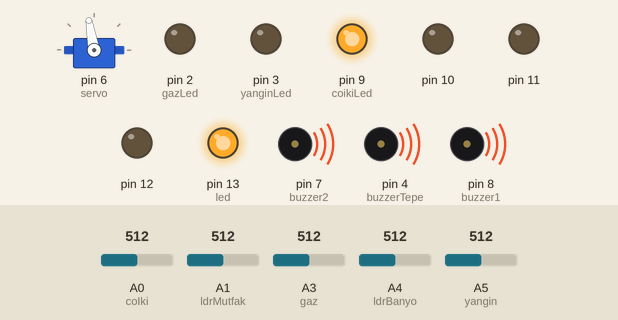
Recording of a sketch running on a simulated Arduino Uno, built with avr-gcc and run on an emulated ATmega328P. Shown: servo, output pins drawn as LEDs (lit = HIGH), buzzer (waves = sounding, pin HIGH). The inputs (shaded band) are chosen by the test bench; at power-on: A0 (coIki) = 512, A4 (ldrBanyo) = 512, A3 (gaz) = 512, A1 (ldrMutfak) = 512, A5 (yangin) = 512. Pins used as bus, display or sensor lines are not drawn; what the sketch prints to the serial monitor is not drawn.

Above: at 1.8 s.
1.9 s: A0 (coIki) set to 335
At 3.2 s:
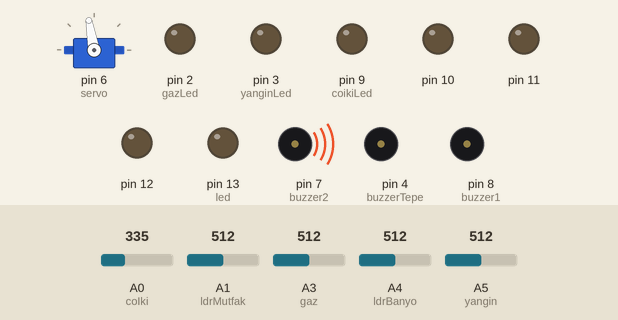
6.5 s: A4 (ldrBanyo) set to 589
20.5 s: A4 (ldrBanyo) set to 613
At 20.88 s:
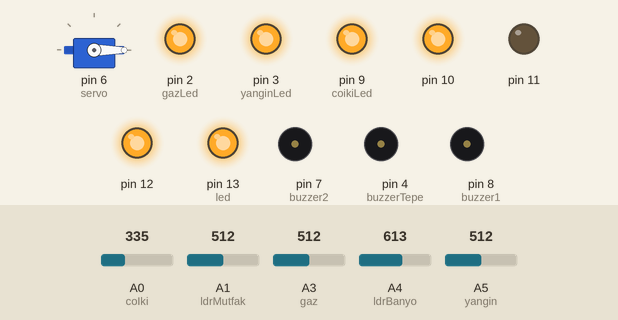
24.9 s: A3 (gaz) set to 804
29.3 s: A3 (gaz) set to 830
At 31.9 s:
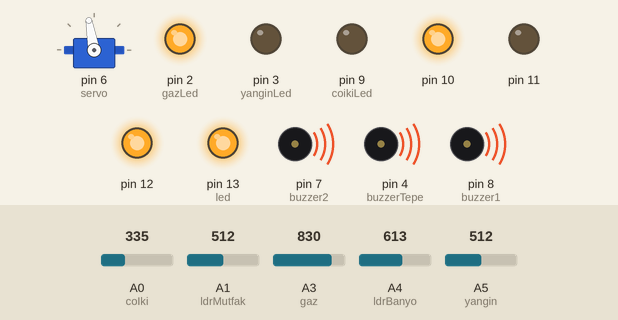
33.7 s: A0 (coIki) set to 353
At 34.2 s:
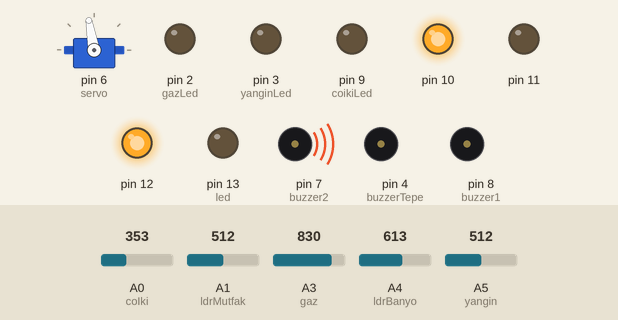
Timing chart, 0 to 46.0 s (numbered marks = the images above; inputs shaded):
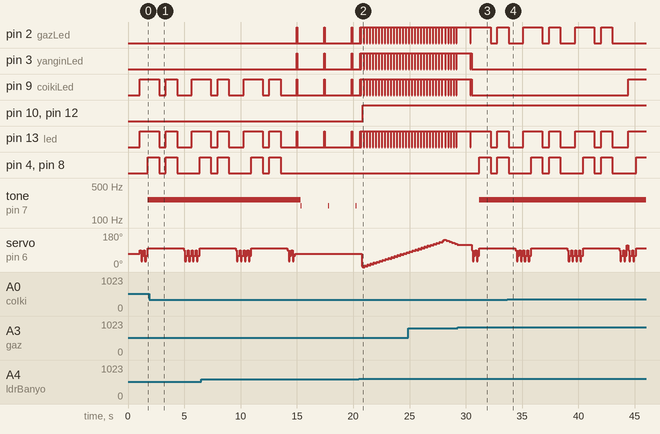

Measured:
- the behaviour switches between 600 and 601 on A4 (ldrBanyo) (found by bisection; images 1 and 2)
- the behaviour switches between 821 and 822 on A3 (gaz) (found by bisection; images 2 and 3)
- the behaviour switches between 345 and 346 on A0 (coIki) (found by bisection; images 3 and 4)
- after the input at 29.3 s, pin 4 (buzzerTepe), pin 8 (buzzer1): LOW → HIGH after 1.9 s, → LOW 1.0 s later, → HIGH 0.60 s later; tone on pin 7 (buzzer2): silent → 262 Hz after 1.9 s
- after the input at 33.7 s, pin 2 (gazLed): goes on until 43.0 s, then stays LOW; pin 9 (coikiLed): LOW → HIGH after 10.7 s

The sketch:

SmartSystem.ino
```cpp
#include <avr/wdt.h>
#include <Servo.h>
Servo servo;


short coIki = A0;
short gaz = A3;
short yangin = A5;
//LEDLER
short yanginLed = 3;
short led = 13;
short gazLed = 2;
short coikiLed = 9;
//BUZZER
short buzzer1 = 8;
short buzzer2 = 7;
short buzzerTepe = 4;
// MANTIKSAL
boolean servoDonguKontrol;
boolean alarmDurumu;
boolean durum;
boolean ledDurum;
// TIME
unsigned long time;
unsigned long zaman2;
unsigned long zamanLed=0;
unsigned long motorZaman = 200000;
unsigned long freeMotorZaman;
// DEGISKENLER
short ldrBanyo = A4;
short ldrMutfak = A1;

short servoDeger = 4;
short motorHizi = 180;
short motorhizDongusu;
short a;
short b;
short O;


void setup() {


  Serial.begin(9600);
  servo.attach(6);
  servo.write(70);
  pinMode(led, OUTPUT);
  pinMode(11, OUTPUT);
  pinMode(12, OUTPUT);
  pinMode(10, OUTPUT);
  pinMode(gaz, INPUT);
  pinMode(gazLed, OUTPUT);
  pinMode(yangin, INPUT);
  pinMode(ldrBanyo, INPUT);
  pinMode(ldrMutfak, INPUT);
  pinMode(coIki, INPUT);
  pinMode(coikiLed, OUTPUT);
  pinMode(yanginLed, OUTPUT);
 pinMode(buzzer1, OUTPUT);
  pinMode(buzzer2, OUTPUT);
  pinMode(buzzerTepe, OUTPUT);

}

void loop() {


  // GAZ&YANGIN ALGILAMA*******************************************************************

  //      Serial.print("       Ana sistem sayaci..  ");
  //      Serial.print(millis());
  //      Serial.print("        time:     ");
  //      Serial.print(time );
  //
  //      Serial.print("    ");
  //      Serial.println("  **********  ");
  //      delay(400);


short   degerBanyo = analogRead(ldrBanyo);
  short degerMutfak = analogRead(ldrMutfak);
   short degerGaz = analogRead(gaz);
  short degerYangin = analogRead(yangin);
  short karbondioksit = analogRead(coIki);

  if( alarmDurumu==false)
  {

              if(karbondioksit > 344 || degerGaz > 821 )
              {
                   delay(1000);
                 degerBanyo = analogRead(ldrBanyo);
                 degerGaz = analogRead(gaz);
                 degerYangin = analogRead(yangin);
                 karbondioksit = analogRead(coIki);

              }
  }
  //****************************** Gaz& Yangın çıktıları..
  //
    Serial.print("Ldr: --> ");
    Serial.print(degerBanyo);
   Serial.print("   LdrMutfak: --> ");
   Serial.print(degerMutfak);
   Serial.print("  &&  ");
    Serial.print("yangn: --> ");
    Serial.print(degerYangin);
    Serial.print("  &&  ");
    Serial.print("GAZ: --> ");
    Serial.print(degerGaz);
    Serial.print("  &&  ");
    Serial.print("Karbondioksit: --> ");
    Serial.print(karbondioksit);
    Serial.println(" ** <<<<<>>>>>** ");
   // delay(1000);

  //**********************************  değer KARŞILAŞTIRMA -----------------------

  //************************************************* HERZMAN YAPILACAKLAR *************************************************
  boolean banyoDurumu = lambaDurumu();


  if (O == 0)
  {

    //pinMode(6,INPUT);
    //     Serial.println("Zaman Led Sartini Sagladi..");
    //Serial.println(millis()); Serial.println("-******************..");
    //Serial.println(zamanLed);
    if (millis() - zamanLed > 2250 ) {
      //       Serial.println("Zaman Saglandi ve Ledler Yakildi");
      ledleriAc();

    }
     if (millis() - zamanLed > 2250 ) {
      zamanLed = millis();
      isikKapat();
      pinMode(buzzer2, OUTPUT);
      delay(20);
      digitalWrite(buzzer2, LOW);
      delay(250);
      tone(buzzer2, 195);
      delay(50);
      noTone(buzzer2);
      digitalWrite(buzzer2, HIGH);
      delay(45);

      //        Serial.print("*************KAPATILDI*************");
    }
  }
  //**************************************************************************************************************************

  if ( degerGaz < 820 && degerYangin > 400 && karbondioksit <  344 ) {

    digitalWrite(buzzer1, LOW);
    digitalWrite(buzzerTepe, LOW);
    if (banyoDurumu == true) {
      pinMode(buzzer2, INPUT);
    }
    alarmDurumu=false;


  }

  else if (karbondioksit > 345) {
    digitalWrite(coikiLed, HIGH);
    alarm(9);
     alarm(9);
      alarm(9);

  }

  else if (degerGaz > 821 ) {
    digitalWrite(gazLed, HIGH);
 alarm(2);
   alarm(2);
   alarm(2);

  }

 else  if (degerYangin < 140 )
  {
    digitalWrite(yanginLed, HIGH);
   // alarm(3);
   //alarm(3);
   //alarm(3);
  }

  //***********************TRUEEEEE*************************  LDDDDDDDRRRRRRR

  if (banyoDurumu == true)
  {
    Serial.print(" <<<< LAMBA YAKILDI! ---> ");  O++;

   if(motorZaman>=820000)
      {

         cildir(); alarm(3);

      }
  else{
         servo.attach(6);
    if (servoDeger < 179 && servoDonguKontrol == false)
    {

      servo.write(servoDeger );
      delay(50);
      servo.write(servoDeger-2 );
      delay(20);
       servo.write(servoDeger-4 );
      servoDeger += 5;
      if (servoDeger > 140) {
        servoDonguKontrol = true;
      }
    }
    if (servoDeger < 179 && servoDonguKontrol == true)
    {
      servo.write(servoDeger);
      delay(50);
//        servo.write(servoDeger+2);
//        delay(20);
//          servo.write(servoDeger+4);

      servoDeger -= 5;

      if (servoDeger < 15) {
        servoDonguKontrol = false;
      }
    }

    }

    if (O == 1 && 1 >= 1) {
      time = millis();
      motorhizDongusu = motorHizi;
    }
    if (millis() - time > 680000 &&  millis() - time < 1360000) {
      motorZaman = 450000;
    }
      else if (millis() - time > 1850000) {
      motorZaman =820000;
    }
  else  if (millis() - time > 1370000) {
      motorZaman = 750000;
    }


    //1370000     750000    680000   1360000   450000  150000
    iceriVerr();


    if (millis() - time > 150000 && durum == false  )  {
      a = 1;
      b = 0;

    }

    durum = false;

    if (banyoDurumu == false) {
      delay(600);
    }
  }

  if (a == 1 && banyoDurumu == false && durum == false) {
    motorHizi = motorhizDongusu;
    time = 0;
  }

  //********************FALSEEEEEEEEEEE**********************

  if (banyoDurumu == false)
  {

servo.attach(6);
      servo.write(70);

    if (a == 1)
    {
      durum = true;


      Serial.print("**************"); Serial.print("  Isik kapandi, calismaya devam ediyor..., -->>> "); b++;

      if (b == 1 && 1 >= 1) {

        time = millis();
        zaman2 = time;

      }

      Serial.print("  Zaman sayimi basladi,     ");


      if (millis() - zaman2 > motorZaman  ) {
        Serial.print("   artik motorZaman dongusunde!.., ");

        Serial.println("  MOTORLAR DURDURULDU! ");
        a = 0; O = 0;


      }
    }

  else  if (a == 0) {

      time = 0;  O = 0; durum = true;
      servo.attach(6);
      servo.write(70);
      pinMode(buzzer2, INPUT);
      Serial.print("*********");     Serial.print("  Lamba kapali - Motorlar durduruldu! "); Serial.println("************");


//BOSTA
      if (degerMutfak < 900)
      {

      //  Serial.println(" MUTFAK KAPALI VE MOTORLAR KAPATILDI!! ");

        digitalWrite(11, LOW);
        digitalWrite(12, LOW);
        analogWrite(10, 00);

      }
      else {
       // Serial.println(" MUTFAK ACIK CALISMAYA DEVAM EDIYOR ");
        if (millis() - freeMotorZaman > 2250 ) {

          digitalWrite(11, LOW );
          digitalWrite(12, HIGH);
          analogWrite(10, 255);

        }
        if (millis() - freeMotorZaman > 3670) {
          freeMotorZaman = millis();

          digitalWrite(11, LOW);
          digitalWrite(12, LOW);
          analogWrite(10, 00);
        }


      }

    }

  }
}


boolean lambaDurumu()
{

       short  degerBanyo = analogRead(ldrBanyo);

if(degerBanyo>600 && alarmDurumu==false)
  {
       ledleriAc();
       delay(45);
       return true;
  }
  else
  {

    return false;

  }

}
 short alarm(short kimden)
{

  isikKapat();
digitalWrite(kimden,HIGH);
 digitalWrite(led, HIGH);
    cildir();
      cildir();

  digitalWrite(buzzer1, HIGH);
  digitalWrite(buzzer2, HIGH);
  tone(buzzer2, 262);
  digitalWrite(buzzerTepe, HIGH);
  delay(1000);
  digitalWrite(kimden,LOW);
 digitalWrite(led, LOW);
  digitalWrite(buzzer1, LOW);
  digitalWrite(buzzer2, LOW);
  digitalWrite(buzzerTepe, LOW);
    delay(600);
    digitalWrite(kimden,HIGH);
 digitalWrite(led, HIGH);
    digitalWrite(buzzer1, HIGH);
  digitalWrite(buzzer2, HIGH);
  tone(buzzer2, 262);
  digitalWrite(buzzerTepe, HIGH);
  delay(1000);
  digitalWrite(kimden,LOW);
 digitalWrite(led, LOW);
  digitalWrite(buzzer1, LOW);
  digitalWrite(buzzer2, LOW);
  digitalWrite(buzzerTepe, LOW);
  delay(600);

     cildir();
    cildir();

      alarmDurumu=true;

}

void ledleriAc()
{
  digitalWrite(led, HIGH);
  digitalWrite(gazLed, HIGH);
  digitalWrite(yanginLed, HIGH);
  digitalWrite(coikiLed, HIGH);
  delay(50);
  digitalWrite(led, LOW);
  digitalWrite(gazLed, LOW);
  digitalWrite(yanginLed, LOW);
  digitalWrite(coikiLed, LOW);
  delay(45);
  digitalWrite(led, HIGH);
  digitalWrite(gazLed, HIGH);
  digitalWrite(yanginLed, HIGH);
  digitalWrite(coikiLed, HIGH);

}
void isikKapat()
{

  digitalWrite(led, LOW);
  digitalWrite(gazLed, LOW);
  digitalWrite(yanginLed, LOW);
  digitalWrite(coikiLed, LOW);

}
void iceriVerr() {
  digitalWrite(11, LOW);
  digitalWrite(12, HIGH);
  analogWrite(10, motorHizi + 75);

}
void cildir()
{
       servo.attach(6);
    servo.write(90);
  delay(100);
  servo.write(30);
  delay(100);
  servo.write(60);
   delay(150);
  servo.write(100);

  }
```
